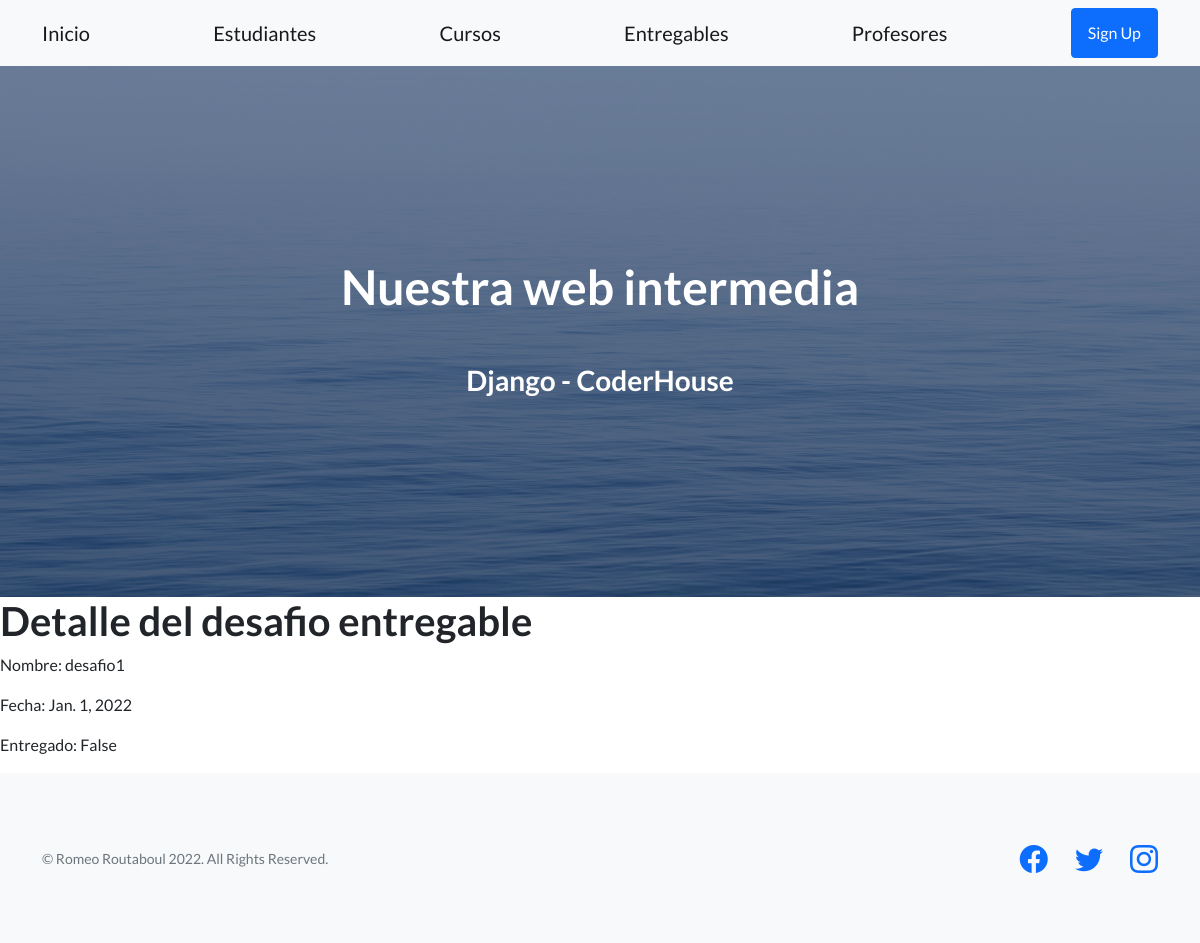
The page /coder/entregables/detalle/2/ on the database its author committed.
### appcode/models.py (models this page shows, shortened)
class Entregable(models.Model):
    nombre = models.CharField(max_length=100)
    fecha_de_entrega = models.DateField()
    entregado = models.BooleanField()

### appcode/views.py (the view)
# urls.py: path("entregables/detalle/<pk>/", EntregableDetail.as_view(), name="coder-entregables-detail"),
class EntregableDetail(DetailView):
    model = Entregable
    template_name = "appcode/detail_entregable.html"

### appcode/templates/appcode/detail_entregable.html
{% extends 'appcode/base.html' %}
{% block contenido %}
<h1>Detalle del desafio entregable</h1>
<p>Nombre: {{entregable.nombre}}</p>
<p>Fecha: {{entregable.fecha_de_entrega}}</p>
<p>Entregado: {{entregable.entregado}}</p>
{% endblock %}

### rows shown on the page
Entregable: nombre "desafio1", fecha_de_entrega "Jan. 1, 2022", entregado "False"
